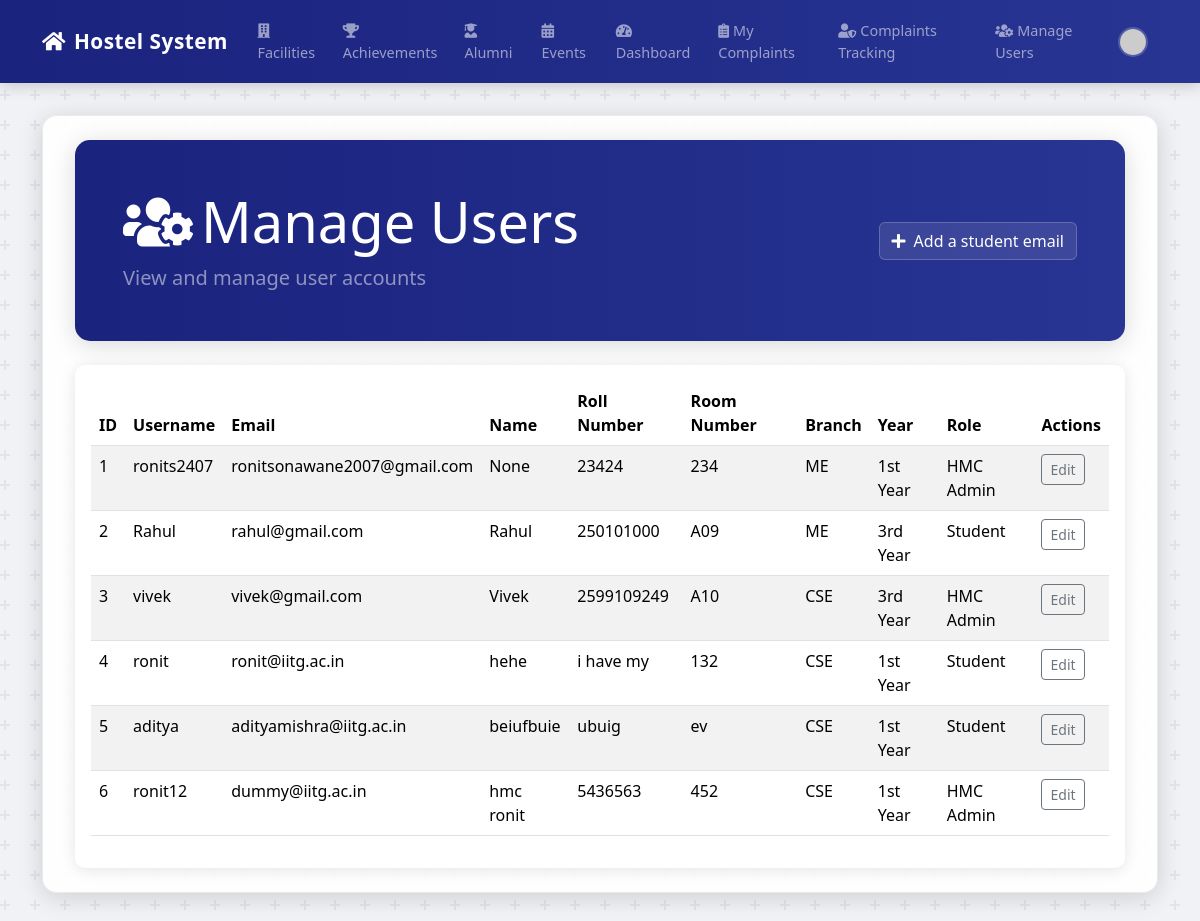
The app's page /admin/users (signed in) with its own data.
### app.py (models this page shows)
class User(UserMixin, db.Model):
    id = db.Column(db.Integer, primary_key=True)
    username = db.Column(db.String(80), unique=True, nullable=False)
    email = db.Column(db.String(120), unique=True, nullable=False)
    password_hash = db.Column(db.String(128), nullable=False)
    role = db.Column(db.String(50), nullable=False, default='Student')
    name = db.Column(db.Text)
    roll_number = db.Column(db.Text)
    room_number = db.Column(db.Text)
    studying_year = db.Column(db.Text)  # Changed from Numeric to Text
    Branch = db.Column(db.Text)
    profile_pic_url = db.Column(db.Text)

### app.py (the view)
@app.route('/admin/users')
@login_required
@admin_required
def manage_users():
    users = User.query.all()
    return render_template('manage_users.html', title='Manage Users', users=users)

### app.py (called while the page is built)
def admin_required(f):
    @wraps(f)
    def decorated_function(*args, **kwargs):
        if not current_user.is_authenticated or current_user.role != 'HMC Admin':
            flash('You do not have permission to access this page.', 'danger')
            return redirect(url_for('home'))
        return f(*args, **kwargs)
    return decorated_function

@login_manager.user_loader
def load_user(user_id):
    return User.query.get(int(user_id))

### templates/manage_users.html (shortened to what this page needs)
{% extends "base.html" %}
{% block content %}
<div class="container-md py-4">
    <div class="dashboard-header mb-4">
        <div class="d-flex justify-content-between align-items-center">
            <div>
                <h1 class="display-4 text-white mb-2"><i class="fas fa-users-cog me-2"></i>Manage Users</h1>
                <p class="lead text-white-50 mb-0">View and manage user accounts</p>
            </div>
            <a href="{{ url_for('add_student') }}" class="btn btn-light">
                <i class="fas fa-plus me-2"></i>Add a student email
            </a>
        </div>
    </div>
    <div class="card">
        <div class="card-body">
            <div class="table-responsive">
                <table class="table table-striped">
                    <thead>
                        <tr>
                            <th>ID</th>
                            <th>Username</th>
                            <th>Email</th>
                            <th>Name</th>
                            <th>Roll Number</th>
                            <th>Room Number</th>
                            <th>Branch</th>
                            <th>Year</th>
                            <th>Role</th>
                            <th>Actions</th>
                        </tr>
                    </thead>
                    <tbody>
                        {% for user in users %}
                            <tr>
                                <td>{{ user.id }}</td>
                                <td>{{ user.username }}</td>
                                <td>{{ user.email }}</td>
                                <td>{{ user.name }}</td>
                                <td>{{ user.roll_number }}</td>
                                <td>{{ user.room_number }}</td>
                                <td>{{ user.Branch }}</td>
                                <td>{{ user.studying_year }}</td>
                                <td>{{ user.role }}</td>
                                <td>
                                    <a href="{{ url_for('edit_user', user_id=user.id) }}" class="btn btn-sm btn-outline-secondary">Edit</a>
                                </td>
                            </tr>
                        {% endfor %}
                    </tbody>
                </table>
            </div>
        </div>
    </div>
</div>
{% endblock %}

### templates/base.html (style rules this page uses)
body { background-color: #f0f2f5; }
.container-md { background-color: rgba(255, 255, 255, 0.92); border-radius: 15px; box-shadow: 0 4px 25px rgba(0, 0, 0, 0.15); padding: 2rem; margin-top: 2rem; margin-bottom: 2rem; border: 1px solid rgba(0,0,0,0.08); }
.dashboard-header, .hero-section { border-radius: 10px; position: relative; overflow: hidden; }

### templates/manage_users.html (style rules this page uses)
.dashboard-header { padding: 3rem; border-radius: 15px; position: relative; overflow: hidden; box-shadow: 0 4px 25px rgba(0, 0, 0, 0.15); }
.card { border: none; box-shadow: 0 2px 15px rgba(0,0,0,0.1); border-radius: 10px; }
.btn-light { background: rgba(255, 255, 255, 0.1); border: 1px solid rgba(255, 255, 255, 0.2); color: white; transition: all 0.3s ease; }

### records on screen
User: id "1", username "ronits2407", email "ronitsonawane2007@gmail.com", name "None", roll_number "23424", room_number "234", Branch "ME", studying_year "1st Year", role "HMC Admin"
User: id "2", username "Rahul", email "rahul@gmail.com", name "Rahul", roll_number "250101000", room_number "A09", Branch "ME", studying_year "3rd Year", role "Student"
User: id "3", username "vivek", email "vivek@gmail.com", name "Vivek", roll_number "2599109249", room_number "A10", Branch "CSE", studying_year "3rd Year", role "HMC Admin"
User: id "4", username "ronit", email "ronit@iitg.ac.in", name "hehe", roll_number "i have my", room_number "132", Branch "CSE", studying_year "1st Year", role "Student"
User: id "5", username "aditya", email "adityamishra@iitg.ac.in", name "beiufbuie", roll_number "ubuig", room_number "ev", Branch "CSE", studying_year "1st Year", role "Student"
User: id "6", username "ronit12", email "dummy@iitg.ac.in", name "hmc ronit", roll_number "5436563", room_number "452", Branch "CSE", studying_year "1st Year", role "HMC Admin"
